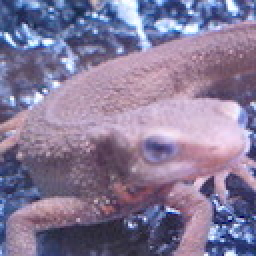
#> input picture assets/imori.jpg, 128 x 128 px, found by its file name (shown 2 times larger)
$ python image_pyramid.py
#> lines starting #> are read from the running program, lines starting #| are printed output that depends on the picture
"""
图像金字塔相关问题：
76. 高斯金字塔 - 构建图像的高斯金字塔
77. 拉普拉斯金字塔 - 构建图像的拉普拉斯金字塔
78. 图像融合 - 使用金字塔进行图像融合
79. SIFT尺度空间 - 构建SIFT算法的尺度空间
80. 显著性检测 - 基于金字塔的显著性检测
"""

import numpy as np
import cv2

def gaussian_kernel(size=5, sigma=1.0):
    """
    生成高斯核
    """
    kernel = np.zeros((size, size))
    center = size // 2

    for i in range(size):
        for j in range(size):
            x = i - center
            y = j - center
            kernel[i, j] = np.exp(-(x**2 + y**2)/(2*sigma**2))

    return kernel / kernel.sum()

def manual_conv2d(img, kernel):
    """
    手动实现2D卷积
    """
    h, w = img.shape
    k_h, k_w = kernel.shape
    pad_h = k_h // 2
    pad_w = k_w // 2

    # 填充图像
    padded = np.pad(img, ((pad_h, pad_h), (pad_w, pad_w)), mode='reflect')
    output = np.zeros_like(img)

    # 执行卷积
    for i in range(h):
        for j in range(w):
            output[i, j] = np.sum(padded[i:i+k_h, j:j+k_w] * kernel)

    return output

def manual_resize(img, scale_factor):
    """
    手动实现图像缩放
    """
    if len(img.shape) == 3:
        h, w, c = img.shape
        new_h, new_w = int(h * scale_factor), int(w * scale_factor)
        resized = np.zeros((new_h, new_w, c))

        for k in range(c):
            for i in range(new_h):
                for j in range(new_w):
                    src_i = min(int(i / scale_factor), h-1)
                    src_j = min(int(j / scale_factor), w-1)
                    resized[i, j, k] = img[src_i, src_j, k]
    else:
        h, w = img.shape
        new_h, new_w = int(h * scale_factor), int(w * scale_factor)
        resized = np.zeros((new_h, new_w))

        for i in range(new_h):
            for j in range(new_w):
                src_i = min(int(i / scale_factor), h-1)
                src_j = min(int(j / scale_factor), w-1)
                resized[i, j] = img[src_i, src_j]

    return resized

def gaussian_pyramid(img_path, levels=4):
    """
    问题76：高斯金字塔
    构建图像的高斯金字塔

    参数:
        img_path: 输入图像路径
        levels: 金字塔层数

    返回:
        高斯金字塔列表
    """
#> called with img_path = '../images/imori.jpg', levels = 4
    # 读取图像
    img = cv2.imread(img_path)
#> img is the input picture: shape (128, 128, 3); mean B, G, R 152.8, 121.8, 134.1
    if img is None:
        raise ValueError(f"无法读取图像: {img_path}")

    # 转换为灰度图
    if len(img.shape) == 3:
        gray = np.mean(img, axis=2).astype(np.uint8)
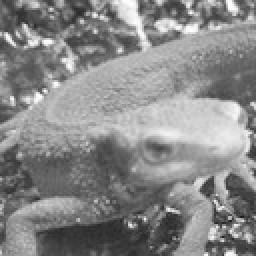
#> gray: shape (128, 128) (shown 2 times larger); min 30, max 254, mean 135.9
    else:
        gray = img

    # 创建高斯核
    kernel = gaussian_kernel()

    # 构建金字塔
    pyramid = [gray]
    current = gray.copy()

    for _ in range(levels-1):
        # 高斯滤波
        filtered = manual_conv2d(current, kernel)
        # 下采样
        downsampled = manual_resize(filtered, 0.5)
        pyramid.append(downsampled)
        current = downsampled
#> this loop made 3 passes
#> pass 1, in manual_conv2d, `padded = np.pad(img, ((pad_h, pad_h), (pad_w, pad_w)), mode='reflect')`:
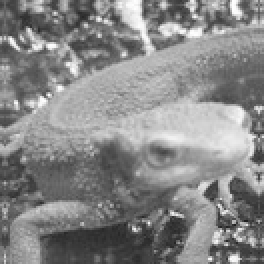
#> padded: shape (132, 132) (shown 2 times larger); min 30, max 254, mean 134.9
#> pass 1, in gaussian_pyramid, `filtered = manual_conv2d(current, kernel)`:
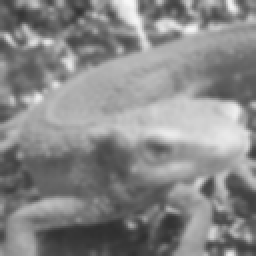
#> filtered: shape (128, 128) (shown 2 times larger); min 47, max 248, mean 135.4
#> pass 1, in gaussian_pyramid, `downsampled = manual_resize(filtered, 0.5)`:
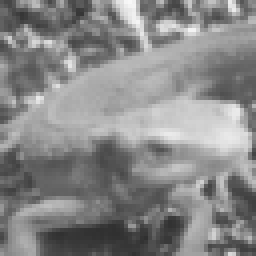
#> downsampled: shape (64, 64) float64 (shown 4 times larger); min 48, max 248, mean 135.5
#> after the loop:
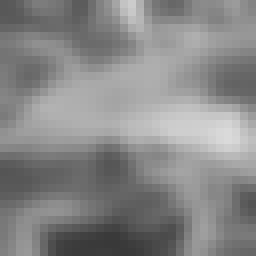
#> filtered: shape (32, 32) float64 (shown 8 times larger); min 57.25, max 218.6, mean 135.7
#> after the loop, pyramid = 4 items

    # 可视化结果
    result = []
    for level in pyramid:
        # 将图像调整为相同大小以便显示
        resized = manual_resize(level, (pyramid[0].shape[1]/level.shape[1]))
        if len(resized.shape) == 2:
            resized = cv2.cvtColor(resized.astype(np.uint8), cv2.COLOR_GRAY2BGR)
        result.append(resized)
#> this loop made 4 passes
#> (h in manual_resize, w in manual_resize) on passes 1 to 4: (128, 128), (64, 64), (32, 32), (16, 16)
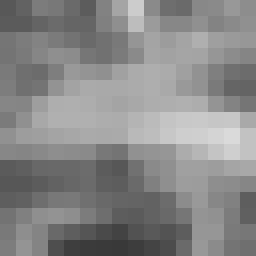
#> resized: shape (128, 128, 3) (shown 2 times larger); min 57, max 218, mean 135.5
#> after the loop, result = 4 items

    return np.hstack(result)
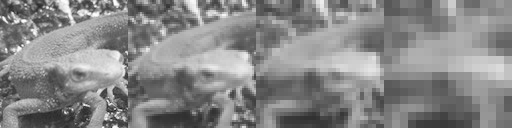
#> returned value: shape (128, 512, 3); min 30, max 254, mean 135.5

# [253 lines left out: functions laplacian_pyramid, image_blending, sift_scale_space, saliency_detection, not called in this run]

def main(problem_id=76):
    """
    主函数，通过problem_id选择要运行的问题

    参数:
        problem_id: 问题编号，默认为76
    """
    input_path = "../images/imori.jpg"
    input_path2 = "../images/imori_noise.jpg"  # 用于图像融合

    if problem_id == 76:
        result = gaussian_pyramid(input_path)
        output_path = "../images/answer_76.jpg"
        title = "高斯金字塔"
    elif problem_id == 77:
        result = laplacian_pyramid(input_path)
        output_path = "../images/answer_77.jpg"
        title = "拉普拉斯金字塔"
    elif problem_id == 78:
        result = image_blending(input_path, input_path2)
        output_path = "../images/answer_78.jpg"
        title = "图像融合"
    elif problem_id == 79:
        result = sift_scale_space(input_path)
        output_path = "../images/answer_79.jpg"
        title = "SIFT尺度空间"
    elif problem_id == 80:
        result = saliency_detection(input_path)
        output_path = "../images/answer_80.jpg"
        title = "显著性检测"
    else:
        print(f"问题 {problem_id} 不存在")
        return

    # 保存结果
    cv2.imwrite(output_path, result)

    # 显示结果
    cv2.imshow(title, result)
    cv2.waitKey(0)
    cv2.destroyAllWindows()

if __name__ == "__main__":
    import sys
    problem_id = int(sys.argv[1]) if len(sys.argv) > 1 else 76
    main(problem_id)
